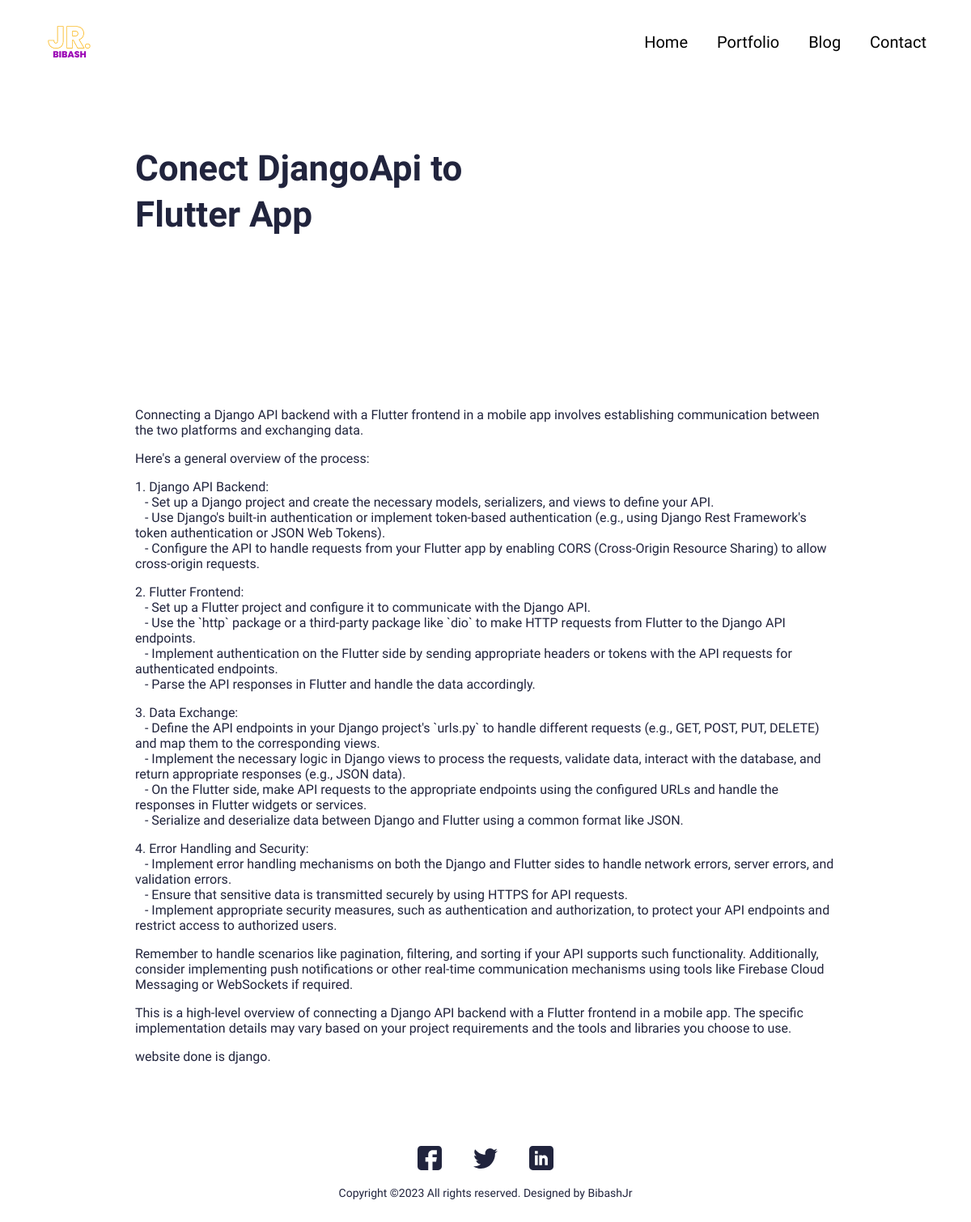
Page /portfolio/bibash-koirala on the committed database.
### main/models.py (models this page shows, shortened)
class Portfolio(models.Model):
    class Meta:
        verbose_name_plural = 'Portfolio Profiles'
        verbose_name = 'Portfolio'
        ordering = ["name"]
    date = models.DateTimeField(blank=True, null=True)
    name = models.CharField(max_length=200, blank=True, null=True)
    description = models.CharField(max_length=500, blank=True, null=True)
    body = RichTextField(blank=True, null=True)
    image = models.ImageField(blank=True, null=True, upload_to="portfolio")
    slug = models.SlugField(null=True, blank=True)
    is_active = models.BooleanField(default=True)

### main/views.py (the view)
# urls.py: path('portfolio/<slug:slug>', views.PortfolioDetailView.as_view(), name="portfolio"),
class PortfolioDetailView(generic.DetailView):
	model = Portfolio
	template_name = "main/portfolio-detail.html"

### resume_bibash/context_processors.py (called while the page is built)
def project_context(request):
	context = {
		'me': User.objects.first(),
	}
	return context

### main/templates/main/portfolio-detail.html (shortened to what this page needs)
{% extends 'main/base.html' %}
{% load static %}
{% block content %}
<section>
  <div class="innerPageBannerCol">
    <div class="container">
      <div class="row g-4 g-md-3  align-items-center">
        <div class="col-md-6">
          <div class="bannerContent">
            <h1 class="xlTitle pb-md-3">{{object.name}}</h1>
          </div>
        </div>
      </div>
    </div>
  </div>
</section>
<section>
  <div class="sectionSpaceSm">
    <div class="container">
      {{object.body|safe}}
    </div>
  </div>
</section>
{%endblock%}

### static/css/style.css (style rules this page uses)
:root { --primaryColor: #9C07B6; --primaryDarkColor: #3D0048; --primaryHoverColor: #900AA8; --secondaryColor: #F9B000; --baseColor: #21243D; --baseFont: 'Heebo', sans-serif; --titleFont: 'Courier Prime', monospace; --regular: 400; --medium: 500; --bold: 700; --black: 900; --lightBg: #F1F1F1; }
html { scroll-behavior: smooth; }
body { font-family: var(--baseFont); color: var(--baseColor); line-height: normal; }
.xlTitle { font-size: 44px; line-height: 1.3; font-weight: var(--bold); font-family: var(--titleFont) }
.sectionSpaceSm { padding: 35px 0; }
.innerPageBannerCol { padding: 180px 0 150px; }
@media (min-width:992px) { .container, .container-lg, .container-md, .container-sm, .container-xl, .container-xxl { max-width: 890px; } }

### rows in the picture
Portfolio: name "Conect DjangoApi to Flutter App", body "Connecting a Django API backend with a Flutter frontend in a mobile app involves establishing communication between the two platforms and exchanging data. Here's a general overview of the process: 1. Django API Backend: - Set up a Django project and create the necessary models, serializers, and views to define your API. - Use Django's built-in authentication or implement token-based authentication (e.g., using Django Rest Framework's token authentication or JSON Web Tokens). - Configure the API to handle requests from your Flutter app by enabling CORS (Cross-Origin Resource Sharing) to allow cross-origin requests. 2. Flutter Frontend: - Set up a Flutter project and configure it to…"
